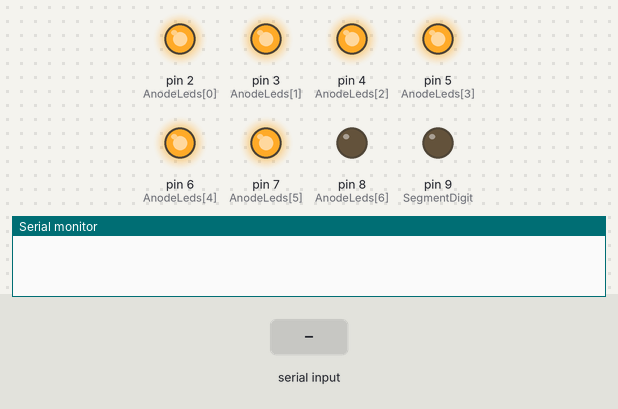
Recording of a sketch running on a simulated Arduino Uno, built with avr-gcc and run on an emulated ATmega328P. Parts: output pins drawn as LEDs (lit = HIGH), the last lines printed to the serial monitor. Inputs (shaded band) come from the test bench.

Above: at 1.2 s.
1.3 s: "90,45\n" received over Serial
At 2.3 s:
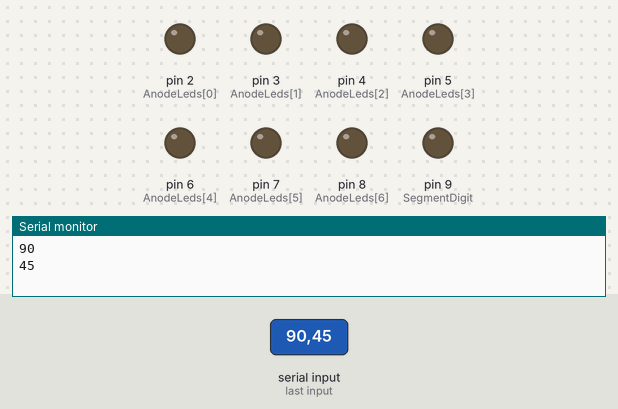
2.8 s: "5\n" received over Serial
At 3.3 s:
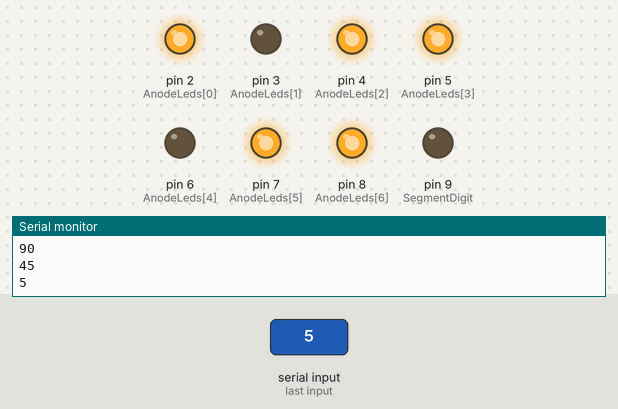
4.3 s: "30,150\n" received over Serial
At 4.6 s:
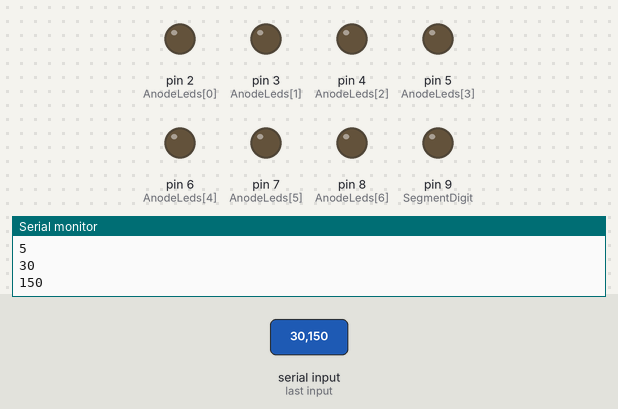
Timing chart, 0 to 20.8 s (numbered marks = the images above; inputs shaded):
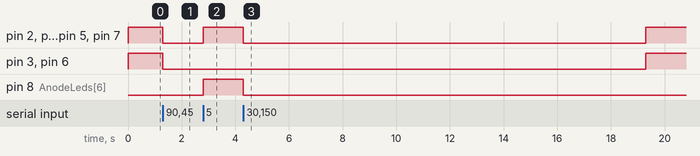

Measured:
- after the input at 1.3 s, pin 2 (AnodeLeds[0]), pin 3 (AnodeLeds[1]), pin 4 (AnodeLeds[2]), pin 5 (AnodeLeds[3]), pin 6 (AnodeLeds[4]), pin 7 (AnodeLeds[5]): HIGH → LOW at once
- after the input at 2.8 s, pin 2 (AnodeLeds[0]), pin 4 (AnodeLeds[2]), pin 5 (AnodeLeds[3]), pin 7 (AnodeLeds[5]), pin 8 (AnodeLeds[6]): LOW → HIGH at once
- after the input at 4.3 s, pin 2 (AnodeLeds[0]), pin 4 (AnodeLeds[2]), pin 5 (AnodeLeds[3]), pin 7 (AnodeLeds[5]): HIGH → LOW at once, → HIGH 15.0 s later; pin 3 (AnodeLeds[1]), pin 6 (AnodeLeds[4]): LOW → HIGH after 15.0 s instead of 13.5 s; pin 8 (AnodeLeds[6]): HIGH → LOW after 0.00 s instead of 13.5 s

The sketch:

Labo06_Oefening3_Nicholas.ino
```cpp
int AnodeLeds[]={2,3,4,5,6,7,8};
int SegmentDigit=9;
int displayBuf=0; // geeft aan welke cijfer op  het segment verschijnt
int input=0;

int num_array[10][7] = {  { 1,1,1,1,1,1,0 },    // 0
                          { 0,1,1,0,0,0,0 },    // 1
                          { 1,1,0,1,1,0,1 },    // 2
                          { 1,1,1,1,0,0,1 },    // 3
                          { 0,1,1,0,0,1,1 },    // 4
                          { 1,0,1,1,0,1,1 },    // 5
                          { 1,0,1,1,1,1,1 },    // 6
                          { 1,1,1,0,0,0,0 },    // 7
                          { 1,1,1,1,1,1,1 },    // 8
                          { 1,1,1,0,0,1,1 }};   // 9


void setup() {
  // put your setup code here, to run once:
  for(int i=0;i<7;i++)
  {
    pinMode(AnodeLeds[i],OUTPUT);
  }
  pinMode(SegmentDigit,OUTPUT);
  Serial.begin(9600);
}

void loop() {
  // put your main code here, to run repeatedly:
  refreshDisplay(displayBuf);
  if(Serial.available() > 0)
  {
    input = Serial.parseInt();
    Serial.setTimeout(15000);
    Serial.println(input);
  }
  displayBuf=input;

}
void sevenWrite(int digit)
{
  for (int i = 0; i < 7; i++)
  {
    digitalWrite(AnodeLeds[i], num_array[digit][i]);
  }
}
void refreshDisplay(int digit1)//zet de  juist  segment aan  en stuur geeft de waarde weer
{
  digitalWrite(SegmentDigit, LOW);
  sevenWrite(digit1);

}
```
